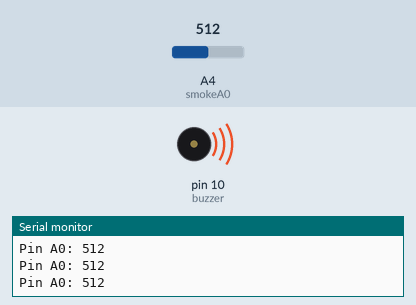
Bench run of a sketch on a simulated Arduino Uno, built with avr-gcc and run on an emulated ATmega328P. On the bench: buzzer (waves = sounding), the last lines printed to the serial monitor. The inputs (shaded band) are chosen by the test bench; at power-on: A4 (smokeA0) = 512.

Above: at 1.2 s.
1.3 s: A4 (smokeA0) set to 412
2.8 s: A4 (smokeA0) set to 388
At 4.0 s:
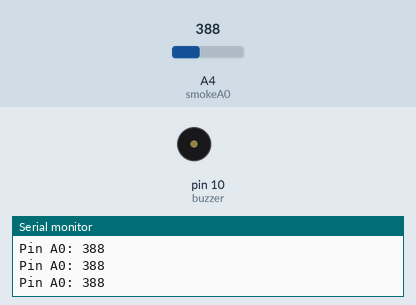
4.3 s: A4 (smokeA0) set to 410
At 5.3 s:
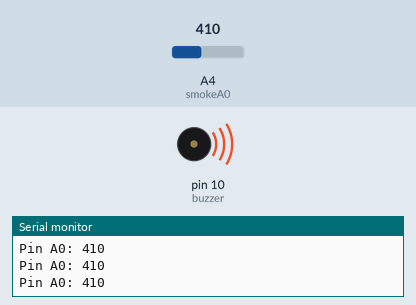
5.8 s: A4 (smokeA0) set to 390
At 6.6 s:
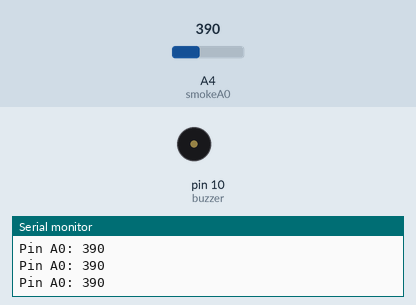
Timing chart, 0 to 8.3 s (numbered marks = the images above; inputs shaded):
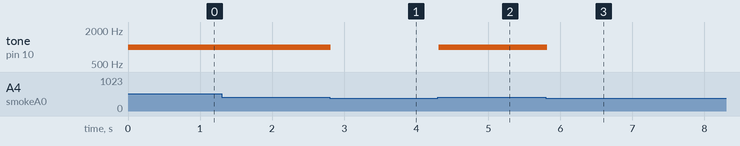

The sketch:

mq2.ino
```cpp
int buzzer = 10;
int smokeA0 = A4;

// Your threshold value. You might need to change it.
int sensorThres = 400;

void setup() {
  pinMode(buzzer, OUTPUT);
  pinMode(smokeA0, INPUT);
  Serial.begin(9600);
}

void loop() {
  int analogSensor = analogRead(smokeA0);

  Serial.print("Pin A0: ");
  Serial.println(analogSensor);
  // Checks if it has reached the threshold value
  if (analogSensor > sensorThres)
  {
    tone(buzzer, 1000, 200);
  }
  else
  {
    noTone(buzzer);
  }
  delay(100);
}
```

Measured:
- the behaviour switches between 401 and 400 on A4 (smokeA0) (found by bisection; images 0 and 1)
- after the input at 2.8 s, tone on pin 10 (buzzer): 1000 Hz → silent at once
- after the input at 4.3 s, tone on pin 10 (buzzer): silent → 1000 Hz at once
- after the input at 5.8 s, tone on pin 10 (buzzer): 1000 Hz → silent at once
